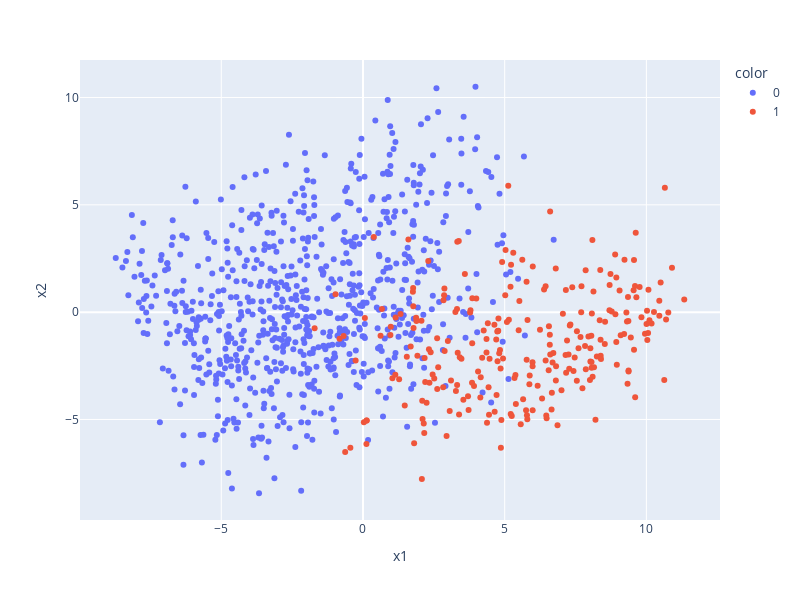

Notebook code for this chart:
### Code cell
import plotly.express as px
fig = px.scatter(emb_2d, x='x1', y='x2', color='color', width=800, height=600, \
                  color_continuous_scale="Bluered_r",hover_name="short_name")
fig.show()

### Figure 1 — Plotly figure (JSON) as saved in the notebook; plotly's stock layout.template omitted (floating-point values rounded to 4 significant figures; data arrays with more than 128 entries replaced by an {"elided": "..."} marker saying what was removed)
{"data": [{"hovertemplate": "<b>%{hovertext}</b><br><br>color=0<br>x1=%{x}<br>x2=%{y}<extra></extra>", "hovertext": {"elided": "745 str values"}, "legendgroup": "0", "marker": {"color": "#636efa", "symbol": "circle"}, "mode": "markers", "name": "0", "orientation": "v", "showlegend": true, "type": "scatter", "x": {"elided": "745 float values"}, "xaxis": "x", "y": {"elided": "745 float values"}, "yaxis": "y"}, {"hovertemplate": "<b>%{hovertext}</b><br><br>color=1<br>x1=%{x}<br>x2=%{y}<extra></extra>", "hovertext": {"elided": "255 str values"}, "legendgroup": "1", "marker": {"color": "#EF553B", "symbol": "circle"}, "mode": "markers", "name": "1", "orientation": "v", "showlegend": true, "type": "scatter", "x": {"elided": "255 float values"}, "xaxis": "x", "y": {"elided": "255 float values"}, "yaxis": "y"}], "layout": {"height": 600, "legend": {"title": {"text": "color"}, "tracegroupgap": 0}, "margin": {"t": 60}, "width": 800, "xaxis": {"anchor": "y", "domain": [0, 1], "title": {"text": "x1"}}, "yaxis": {"anchor": "x", "domain": [0, 1], "title": {"text": "x2"}}}}
